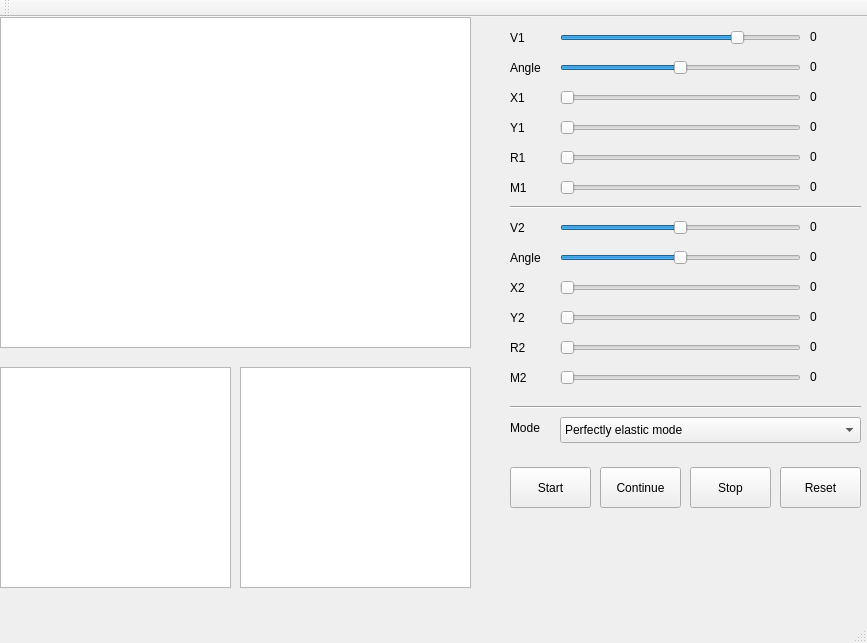
<?xml version="1.0" encoding="UTF-8"?>
<ui version="4.0">
 <class>BallsCollisionClass</class>
 <widget class="QMainWindow" name="BallsCollisionClass">
  <property name="geometry">
   <rect>
    <x>0</x>
    <y>0</y>
    <width>867</width>
    <height>643</height>
   </rect>
  </property>
  <property name="windowTitle">
   <string>BallsCollision</string>
  </property>
  <widget class="QWidget" name="centralWidget">
   <widget class="QGraphicsView" name="graphicsView">
    <property name="geometry">
     <rect>
      <x>0</x>
      <y>0</y>
      <width>471</width>
      <height>331</height>
     </rect>
    </property>
    <property name="verticalScrollBarPolicy">
     <enum>Qt::ScrollBarAlwaysOff</enum>
    </property>
    <property name="horizontalScrollBarPolicy">
     <enum>Qt::ScrollBarAlwaysOff</enum>
    </property>
   </widget>
   <widget class="QSlider" name="speedSlider1">
    <property name="geometry">
     <rect>
      <x>560</x>
      <y>10</y>
      <width>241</width>
      <height>21</height>
     </rect>
    </property>
    <property name="minimum">
     <number>-100</number>
    </property>
    <property name="maximum">
     <number>100</number>
    </property>
    <property name="value">
     <number>50</number>
    </property>
    <property name="orientation">
     <enum>Qt::Horizontal</enum>
    </property>
   </widget>
   <widget class="QLabel" name="label">
    <property name="geometry">
     <rect>
      <x>510</x>
      <y>10</y>
      <width>41</width>
      <height>21</height>
     </rect>
    </property>
    <property name="text">
     <string>V1</string>
    </property>
   </widget>
   <widget class="QLabel" name="label_3">
    <property name="geometry">
     <rect>
      <x>510</x>
      <y>130</y>
      <width>41</width>
      <height>21</height>
     </rect>
    </property>
    <property name="text">
     <string>R1</string>
    </property>
   </widget>
   <widget class="QSlider" name="radiusSlider1">
    <property name="geometry">
     <rect>
      <x>560</x>
      <y>130</y>
      <width>241</width>
      <height>21</height>
     </rect>
    </property>
    <property name="minimum">
     <number>1</number>
    </property>
    <property name="maximum">
     <number>50</number>
    </property>
    <property name="orientation">
     <enum>Qt::Horizontal</enum>
    </property>
   </widget>
   <widget class="QLabel" name="label_5">
    <property name="geometry">
     <rect>
      <x>510</x>
      <y>70</y>
      <width>41</width>
      <height>21</height>
     </rect>
    </property>
    <property name="text">
     <string>X1</string>
    </property>
   </widget>
   <widget class="QSlider" name="xSlider1">
    <property name="geometry">
     <rect>
      <x>560</x>
      <y>70</y>
      <width>241</width>
      <height>21</height>
     </rect>
    </property>
    <property name="orientation">
     <enum>Qt::Horizontal</enum>
    </property>
   </widget>
   <widget class="Line" name="line">
    <property name="geometry">
     <rect>
      <x>510</x>
      <y>180</y>
      <width>351</width>
      <height>20</height>
     </rect>
    </property>
    <property name="orientation">
     <enum>Qt::Horizontal</enum>
    </property>
   </widget>
   <widget class="QPushButton" name="startButton">
    <property name="geometry">
     <rect>
      <x>510</x>
      <y>450</y>
      <width>81</width>
      <height>41</height>
     </rect>
    </property>
    <property name="text">
     <string>Start</string>
    </property>
   </widget>
   <widget class="QPushButton" name="stopButton">
    <property name="geometry">
     <rect>
      <x>690</x>
      <y>450</y>
      <width>81</width>
      <height>41</height>
     </rect>
    </property>
    <property name="text">
     <string>Stop</string>
    </property>
   </widget>
   <widget class="QPushButton" name="resetButton">
    <property name="geometry">
     <rect>
      <x>780</x>
      <y>450</y>
      <width>81</width>
      <height>41</height>
     </rect>
    </property>
    <property name="text">
     <string>Reset</string>
    </property>
   </widget>
   <widget class="QLabel" name="label_6">
    <property name="geometry">
     <rect>
      <x>510</x>
      <y>40</y>
      <width>41</width>
      <height>21</height>
     </rect>
    </property>
    <property name="text">
     <string>Angle</string>
    </property>
   </widget>
   <widget class="QSlider" name="angleSlider1">
    <property name="geometry">
     <rect>
      <x>560</x>
      <y>40</y>
      <width>241</width>
      <height>21</height>
     </rect>
    </property>
    <property name="minimum">
     <number>-180</number>
    </property>
    <property name="maximum">
     <number>180</number>
    </property>
    <property name="orientation">
     <enum>Qt::Horizontal</enum>
    </property>
   </widget>
   <widget class="QSlider" name="ySlider1">
    <property name="geometry">
     <rect>
      <x>560</x>
      <y>100</y>
      <width>241</width>
      <height>21</height>
     </rect>
    </property>
    <property name="orientation">
     <enum>Qt::Horizontal</enum>
    </property>
   </widget>
   <widget class="QLabel" name="label_9">
    <property name="geometry">
     <rect>
      <x>510</x>
      <y>100</y>
      <width>41</width>
      <height>21</height>
     </rect>
    </property>
    <property name="text">
     <string>Y1</string>
    </property>
   </widget>
   <widget class="QLabel" name="label_7">
    <property name="geometry">
     <rect>
      <x>510</x>
      <y>230</y>
      <width>41</width>
      <height>21</height>
     </rect>
    </property>
    <property name="text">
     <string>Angle</string>
    </property>
   </widget>
   <widget class="QSlider" name="ySlider2">
    <property name="geometry">
     <rect>
      <x>560</x>
      <y>290</y>
      <width>241</width>
      <height>21</height>
     </rect>
    </property>
    <property name="orientation">
     <enum>Qt::Horizontal</enum>
    </property>
   </widget>
   <widget class="QSlider" name="xSlider2">
    <property name="geometry">
     <rect>
      <x>560</x>
      <y>260</y>
      <width>241</width>
      <height>21</height>
     </rect>
    </property>
    <property name="orientation">
     <enum>Qt::Horizontal</enum>
    </property>
   </widget>
   <widget class="QLabel" name="label_4">
    <property name="geometry">
     <rect>
      <x>510</x>
      <y>320</y>
      <width>41</width>
      <height>21</height>
     </rect>
    </property>
    <property name="text">
     <string>R2</string>
    </property>
   </widget>
   <widget class="QLabel" name="label_10">
    <property name="geometry">
     <rect>
      <x>510</x>
      <y>290</y>
      <width>41</width>
      <height>21</height>
     </rect>
    </property>
    <property name="text">
     <string>Y2</string>
    </property>
   </widget>
   <widget class="QSlider" name="angleSlider2">
    <property name="geometry">
     <rect>
      <x>560</x>
      <y>230</y>
      <width>241</width>
      <height>21</height>
     </rect>
    </property>
    <property name="minimum">
     <number>-180</number>
    </property>
    <property name="maximum">
     <number>180</number>
    </property>
    <property name="orientation">
     <enum>Qt::Horizontal</enum>
    </property>
   </widget>
   <widget class="QLabel" name="label_8">
    <property name="geometry">
     <rect>
      <x>510</x>
      <y>260</y>
      <width>41</width>
      <height>21</height>
     </rect>
    </property>
    <property name="text">
     <string>X2</string>
    </property>
   </widget>
   <widget class="QSlider" name="radiusSlider2">
    <property name="geometry">
     <rect>
      <x>560</x>
      <y>320</y>
      <width>241</width>
      <height>21</height>
     </rect>
    </property>
    <property name="minimum">
     <number>1</number>
    </property>
    <property name="maximum">
     <number>50</number>
    </property>
    <property name="orientation">
     <enum>Qt::Horizontal</enum>
    </property>
   </widget>
   <widget class="QLabel" name="label_2">
    <property name="geometry">
     <rect>
      <x>510</x>
      <y>200</y>
      <width>41</width>
      <height>21</height>
     </rect>
    </property>
    <property name="text">
     <string>V2</string>
    </property>
   </widget>
   <widget class="QSlider" name="speedSlider2">
    <property name="geometry">
     <rect>
      <x>560</x>
      <y>200</y>
      <width>241</width>
      <height>21</height>
     </rect>
    </property>
    <property name="minimum">
     <number>-100</number>
    </property>
    <property name="maximum">
     <number>100</number>
    </property>
    <property name="singleStep">
     <number>1</number>
    </property>
    <property name="orientation">
     <enum>Qt::Horizontal</enum>
    </property>
   </widget>
   <widget class="QComboBox" name="modeComboBox">
    <property name="geometry">
     <rect>
      <x>560</x>
      <y>400</y>
      <width>301</width>
      <height>26</height>
     </rect>
    </property>
    <item>
     <property name="text">
      <string>Perfectly elastic mode</string>
     </property>
    </item>
    <item>
     <property name="text">
      <string>Perfectly in-elastic mode</string>
     </property>
    </item>
   </widget>
   <widget class="QLabel" name="modeLabel">
    <property name="geometry">
     <rect>
      <x>510</x>
      <y>400</y>
      <width>41</width>
      <height>21</height>
     </rect>
    </property>
    <property name="text">
     <string>Mode</string>
    </property>
   </widget>
   <widget class="Line" name="line_2">
    <property name="geometry">
     <rect>
      <x>510</x>
      <y>380</y>
      <width>351</width>
      <height>20</height>
     </rect>
    </property>
    <property name="orientation">
     <enum>Qt::Horizontal</enum>
    </property>
   </widget>
   <widget class="QLabel" name="speedLabel1">
    <property name="geometry">
     <rect>
      <x>810</x>
      <y>10</y>
      <width>41</width>
      <height>20</height>
     </rect>
    </property>
    <property name="text">
     <string>0</string>
    </property>
   </widget>
   <widget class="QLabel" name="angleLabel1">
    <property name="geometry">
     <rect>
      <x>810</x>
      <y>40</y>
      <width>41</width>
      <height>20</height>
     </rect>
    </property>
    <property name="text">
     <string>0</string>
    </property>
   </widget>
   <widget class="QLabel" name="xLabel1">
    <property name="geometry">
     <rect>
      <x>810</x>
      <y>70</y>
      <width>41</width>
      <height>20</height>
     </rect>
    </property>
    <property name="text">
     <string>0</string>
    </property>
   </widget>
   <widget class="QLabel" name="yLabel1">
    <property name="geometry">
     <rect>
      <x>810</x>
      <y>100</y>
      <width>41</width>
      <height>20</height>
     </rect>
    </property>
    <property name="text">
     <string>0</string>
    </property>
   </widget>
   <widget class="QLabel" name="radiusLabel1">
    <property name="geometry">
     <rect>
      <x>810</x>
      <y>130</y>
      <width>41</width>
      <height>20</height>
     </rect>
    </property>
    <property name="text">
     <string>0</string>
    </property>
   </widget>
   <widget class="QLabel" name="radiusLabel2">
    <property name="geometry">
     <rect>
      <x>810</x>
      <y>320</y>
      <width>41</width>
      <height>20</height>
     </rect>
    </property>
    <property name="text">
     <string>0</string>
    </property>
   </widget>
   <widget class="QLabel" name="xLabel2">
    <property name="geometry">
     <rect>
      <x>810</x>
      <y>260</y>
      <width>41</width>
      <height>20</height>
     </rect>
    </property>
    <property name="text">
     <string>0</string>
    </property>
   </widget>
   <widget class="QLabel" name="angleLabel2">
    <property name="geometry">
     <rect>
      <x>810</x>
      <y>230</y>
      <width>41</width>
      <height>20</height>
     </rect>
    </property>
    <property name="text">
     <string>0</string>
    </property>
   </widget>
   <widget class="QLabel" name="speedLabel2">
    <property name="geometry">
     <rect>
      <x>810</x>
      <y>200</y>
      <width>41</width>
      <height>20</height>
     </rect>
    </property>
    <property name="text">
     <string>0</string>
    </property>
   </widget>
   <widget class="QLabel" name="yLabel2">
    <property name="geometry">
     <rect>
      <x>810</x>
      <y>290</y>
      <width>41</width>
      <height>20</height>
     </rect>
    </property>
    <property name="text">
     <string>0</string>
    </property>
   </widget>
   <widget class="QLabel" name="massLabel1">
    <property name="geometry">
     <rect>
      <x>810</x>
      <y>160</y>
      <width>41</width>
      <height>20</height>
     </rect>
    </property>
    <property name="text">
     <string>0</string>
    </property>
   </widget>
   <widget class="QLabel" name="label_11">
    <property name="geometry">
     <rect>
      <x>510</x>
      <y>160</y>
      <width>41</width>
      <height>21</height>
     </rect>
    </property>
    <property name="text">
     <string>M1</string>
    </property>
   </widget>
   <widget class="QSlider" name="massSlider1">
    <property name="geometry">
     <rect>
      <x>560</x>
      <y>160</y>
      <width>241</width>
      <height>21</height>
     </rect>
    </property>
    <property name="minimum">
     <number>1</number>
    </property>
    <property name="maximum">
     <number>50</number>
    </property>
    <property name="orientation">
     <enum>Qt::Horizontal</enum>
    </property>
   </widget>
   <widget class="QLabel" name="massLabel2">
    <property name="geometry">
     <rect>
      <x>810</x>
      <y>350</y>
      <width>41</width>
      <height>20</height>
     </rect>
    </property>
    <property name="text">
     <string>0</string>
    </property>
   </widget>
   <widget class="QSlider" name="massSlider2">
    <property name="geometry">
     <rect>
      <x>560</x>
      <y>350</y>
      <width>241</width>
      <height>21</height>
     </rect>
    </property>
    <property name="minimum">
     <number>1</number>
    </property>
    <property name="maximum">
     <number>50</number>
    </property>
    <property name="orientation">
     <enum>Qt::Horizontal</enum>
    </property>
   </widget>
   <widget class="QLabel" name="label_12">
    <property name="geometry">
     <rect>
      <x>510</x>
      <y>350</y>
      <width>41</width>
      <height>21</height>
     </rect>
    </property>
    <property name="text">
     <string>M2</string>
    </property>
   </widget>
   <widget class="QGraphicsView" name="speedVectorsView">
    <property name="geometry">
     <rect>
      <x>0</x>
      <y>350</y>
      <width>231</width>
      <height>221</height>
     </rect>
    </property>
    <property name="sizePolicy">
     <sizepolicy hsizetype="Fixed" vsizetype="Fixed">
      <horstretch>0</horstretch>
      <verstretch>0</verstretch>
     </sizepolicy>
    </property>
    <property name="verticalScrollBarPolicy">
     <enum>Qt::ScrollBarAlwaysOff</enum>
    </property>
    <property name="horizontalScrollBarPolicy">
     <enum>Qt::ScrollBarAlwaysOff</enum>
    </property>
   </widget>
   <widget class="QGraphicsView" name="momentumVectorsView">
    <property name="geometry">
     <rect>
      <x>240</x>
      <y>350</y>
      <width>231</width>
      <height>221</height>
     </rect>
    </property>
    <property name="verticalScrollBarPolicy">
     <enum>Qt::ScrollBarAlwaysOff</enum>
    </property>
    <property name="horizontalScrollBarPolicy">
     <enum>Qt::ScrollBarAlwaysOff</enum>
    </property>
   </widget>
   <widget class="QPushButton" name="continueButton">
    <property name="geometry">
     <rect>
      <x>600</x>
      <y>450</y>
      <width>81</width>
      <height>41</height>
     </rect>
    </property>
    <property name="text">
     <string>Continue</string>
    </property>
   </widget>
  </widget>
  <widget class="QMenuBar" name="menuBar">
   <property name="geometry">
    <rect>
     <x>0</x>
     <y>0</y>
     <width>867</width>
     <height>26</height>
    </rect>
   </property>
  </widget>
  <widget class="QToolBar" name="mainToolBar">
   <attribute name="toolBarArea">
    <enum>TopToolBarArea</enum>
   </attribute>
   <attribute name="toolBarBreak">
    <bool>false</bool>
   </attribute>
  </widget>
  <widget class="QStatusBar" name="statusBar"/>
 </widget>
 <layoutdefault spacing="6" margin="11"/>
 <resources/>
 <connections/>
</ui>
